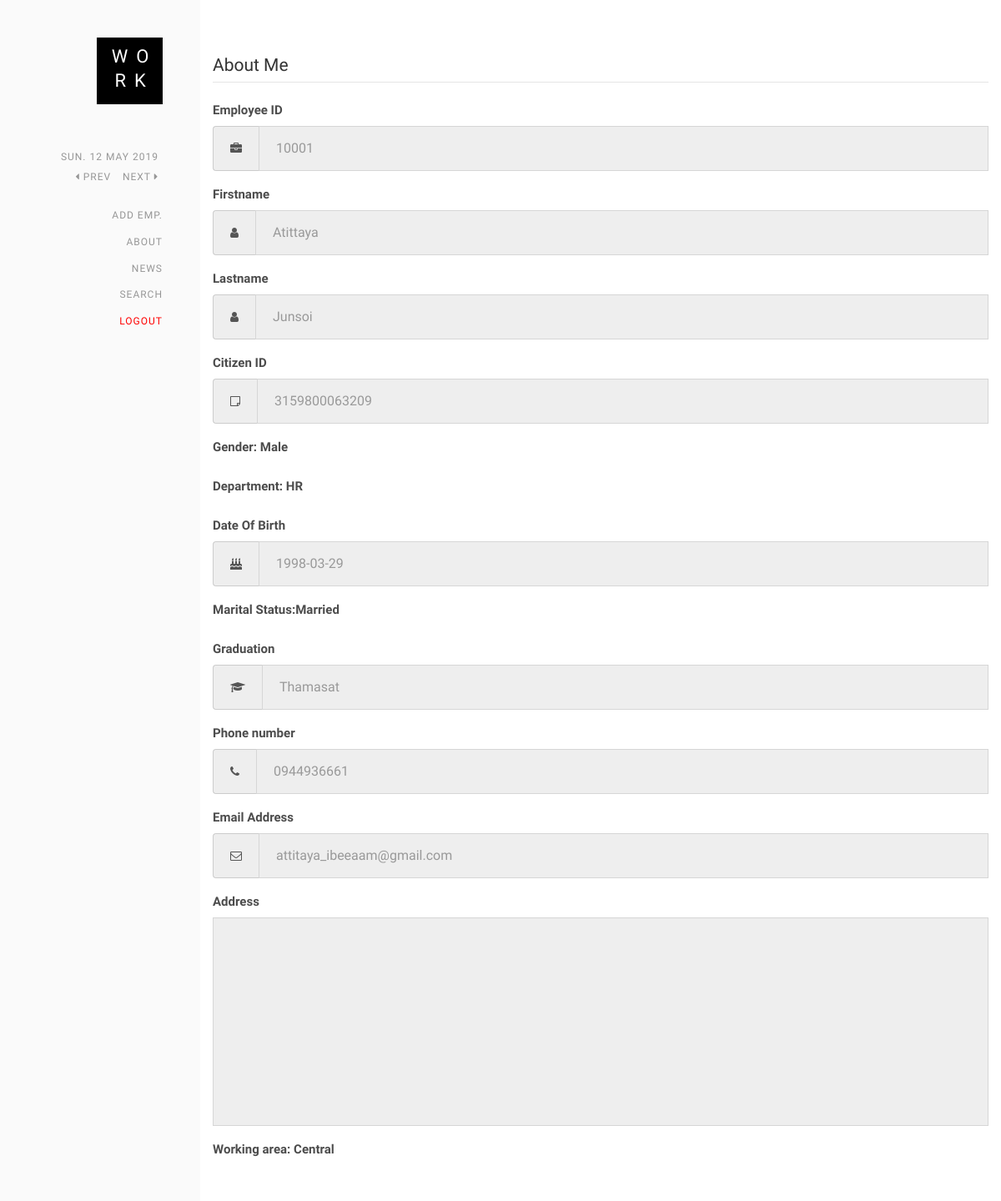
The app's page /about_hr.php (signed in), older data.
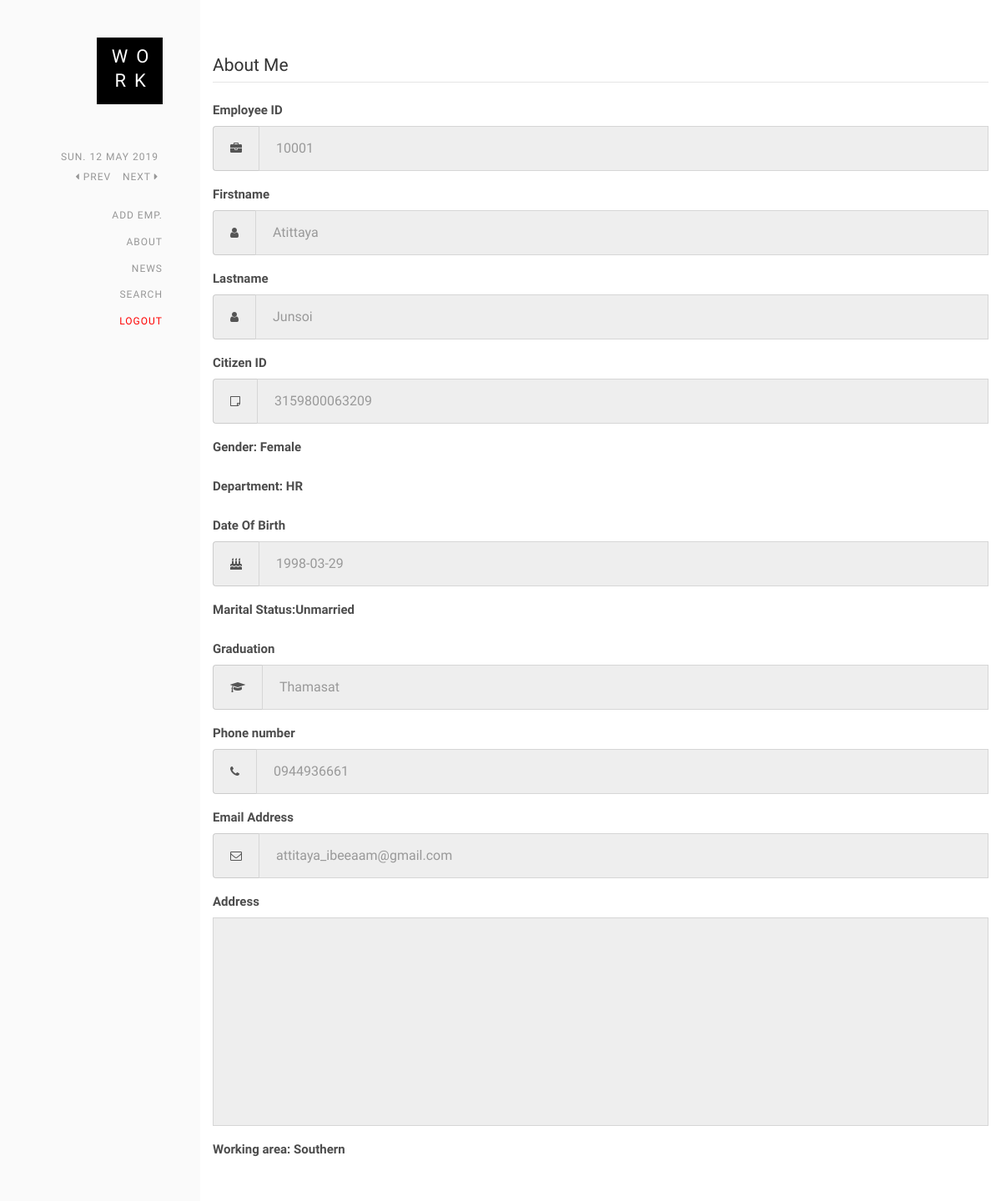
The same page, newer data.
### tables this page shows
CREATE TABLE `employee` (
  `emp_id` varchar(50) NOT NULL,
  `citizenID` varchar(50) NOT NULL,
  `email` varchar(100) NOT NULL,
  `graduate` varchar(100) NOT NULL,
  `firstname` varchar(50) NOT NULL,
  `lastname` varchar(50) NOT NULL,
  `birthday` date NOT NULL,
  `gender` varchar(10) NOT NULL,
  `address` varchar(200) NOT NULL,
  `phonenumber` varchar(20) NOT NULL,
  `maritalstatus` varchar(45) NOT NULL,
  `workingarea` varchar(45) NOT NULL
);

### about_hr.php (the view, shortened to what this page needs)
<?php
	include 'connect.php';
$empID = $_SESSION["loginHR"];
$sql = "SELECT* FROM employee WHERE emp_id = '$empID'";
$result = mysqli_query($db,$sql);
if($row = mysqli_fetch_assoc($result)){
    $eID = $row['emp_id'];
    $cID = $row['citizenID'];
    $firstname = $row['firstname'];
    $lastname = $row['lastname'];
    $gender = $row['gender'];
    $dob = $row['birthday'];
    $status = $row['maritalstatus'];
    $graduate = $row['graduate'];
    $phone = $row['phonenumber'];
    $email = $row['email'];
    $address = $row['address'];
    $area = $row['workingarea'];
}
?>
<!DOCTYPE HTML>
<html>
<head>
    <link rel='stylesheet prefetch' href='https://cdnjs.cloudflare.com/ajax/libs/font-awesome/4.7.0/css/font-awesome.min.css'>
    <link rel="stylesheet" href="css/bootstrap.css">
    <link rel="stylesheet" href="css/style.css">
</head>
<body>
    <div id="colorlib-page">
        <aside id="colorlib-aside" role="complementary" class="border js-fullheight">
            <h1 id="colorlib-logo"><a href="add_hr.php"><span>Wo</span><span>rk</span></a></h1>
            <nav id="colorlib-main-menu" role="navigation">
				<div class="duration-date">
					<ul class="list-inline">
						<li><p class="dd-dur" id="date"></p></li>
						<li><p id="prev" style="cursor:pointer;"><i class="fa fa-caret-left"></i> prev</p></li>
						<li><p id="next" style="cursor:pointer;">next <i class="fa fa-caret-right"></i></p></li>
					</ul>
				</div>
                <ul>
                    <li style="margin-top:20px;"><a href="add_hr.php">Add Emp.</a></li>
                    <li><a href="about_hr.php">About</a></li>
                    <li><a href="news_hr.php">News</a></li>
                    <li><a href="search_hr.php">Search</a></li>
					<li><a href="logout.php" style="color:red;">Logout</a></li>
                </ul>
            </nav>
        </aside>
        <div id="colorlib-main">
            <div class="colorlib-work">
                <div class="container-fluid">
                    <fieldset>
                        <legend>About Me</legend>
                        <div class="form-group">
                            <label class="col control-label" for="id">Employee ID</label>
                            <div class="col">
                                <div class="input-group">
                                    <div class="input-group-addon">
                                        <i class="fa fa-briefcase"></i>
                                    </div>
                                    <input id="id" name="id" type="text" placeholder="<?php echo $eID;?>" class="form-control input-md" disabled>
                                </div>
                            </div>
                        </div>
                        <div class="form-group">
                            <label class="col control-label" for="Firstname">Firstname</label>
                            <div class="col">
                                <div class="input-group">
                                    <div class="input-group-addon">
                                        <i class="fa fa-user">
                                        </i>
                                    </div>
                                    <input id="Firstname" name="Firstname" type="text" placeholder="<?php echo $firstname;?>" class="form-control input-md" disabled>
                                </div>
                            </div>
                        </div>
                        <div class="form-group">
                            <label class="col control-label" for="Lastname">Lastname</label>
                            <div class="col">
                                <div class="input-group">
                                    <div class="input-group-addon">
                                        <i class="fa fa-user">
                                        </i>
                                    </div>
                                    <input id="Lastname" name="Lastname" type="text" placeholder="<?php echo $lastname;?>" class="form-control input-md" disabled>
                                </div>
                            </div>
                        </div>
                        <div class="form-group">
                            <label class="col control-label" for="Citizen">Citizen ID</label>
                            <div class="col">
                                <div class="input-group">
                                    <div class="input-group-addon">
                                        <i class="fa fa-sticky-note-o"></i>
                                    </div>
                                    <input id="Citizen" name="Citizen" type="text" placeholder="<?php echo $cID;?>"  class="form-control input-md" disabled>
                                </div>
                            </div>
                        </div>
                        <div class="form-group">
                            <label class="col control-label" for="Gender">Gender: <?php echo $gender;?></label>
                        </div>
                        <div class="form-group">
                            <label class="col control-label" for="dep">Department: HR</label>
                        </div>
                        <div class="form-group">
                            <label class="col control-label" for="Date Of Birth">Date Of Birth</label>
                            <div class="col">
                                <div class="input-group">
                                    <div class="input-group-addon">
                                        <i class="fa fa-birthday-cake"></i>
                                    </div>
                                    <input id="Date Of Birth" name="Date Of Birth" type="text" placeholder="<?php echo $dob;?>" class="form-control input-md" disabled>
                                </div>
                            </div>
                        </div>
                        <div class="form-group">
                            <label class="col control-label" for="radios">Marital Status:<?php echo $status;?></label>
                        </div>
                        <div class="form-group">
                            <label class="col control-label" for="Skills">Graduation</label>
                            <div class="col">
                                <div class="input-group">
                                    <div class="input-group-addon">
                                        <i class="fa fa-graduation-cap"></i>
                                    </div>
                                    <input id="grad" name="grad" type="text" placeholder="<?php echo $graduate;?>" class="form-control input-md" disabled>
                                </div>
                            </div>
                        </div>
                        <div class="form-group">
                            <label class="col control-label" for="Phone number ">Phone number </label>
                            <div class="col">
                                <div class="input-group">
                                    <div class="input-group-addon">
                                        <i class="fa fa-phone"></i>
                                    </div>
                                    <input id="Phone number " name="Phone number " type="text" placeholder="<?php echo $phone;?>" class="form-control input-md" disabled>
                                </div>
                            </div>
                        </div>
                        <div class="form-group">
                            <label class="col control-label" for="Email Address">Email Address</label>
                            <div class="col">
                                <div class="input-group">
                                    <div class="input-group-addon">
                                        <i class="fa fa-envelope-o"></i>
                                    </div>
                                    <input id="Email Address" name="Email Address" type="text" placeholder="<?php echo $email;?>" class="form-control input-md" disabled>
                                </div>
                            </div>
                        </div>
                        <div class="form-group">
                            <label class="col control-label" for="Address">Address</label>
                            <div class="col">
                                <textarea class="form-control" rows="10" id="Address" name="Address" disabled><?php echo $address;?></textarea>
                            </div>
                        </div>
                        <div class="form-group">
                            <label class="col control-label" for="area">Working area: <?php echo $area;?></label>
                        </div>
                    </fieldset>
                </div>
            </div>
        </div>
    </div>
</body>
</html>

### css/style.css (style rules this page uses)
body { font-family: "Quicksand", Arial, sans-serif; font-weight: 200; font-size: 15px; line-height: 1.8; color: rgba(0, 0, 0, 0.7); }
a { color: #69C; text-decoration: none; }
h1 { font-family: "Quicksand", Arial, sans-serif; font-weight: 400; margin: 0 0 30px 0; font: 1.7em; line-height: 110%; color: #000; }
p { margin-bottom: 1.5em; margin: 0 0 20px; }
input { outline: none; }
textarea { resize: none; }
#colorlib-page { width: 100%; overflow: hidden; position: relative; }
#colorlib-aside { padding-top: 3em; padding-bottom: 40px; padding-left: 3em; padding-right: 3em; width: 20%; position: fixed; bottom: 0; top: 0; left: 0; z-index: 1001; background: #fafafa; transition: 0.5s; }
#colorlib-aside #colorlib-logo { text-align: right; font-weight: 400; font-size: 22px; text-transform: uppercase; margin-bottom: 2.5em; display: block; width: 100%; }
#colorlib-aside #colorlib-logo a { display: inline-block; text-align: center; background: #000; padding: .5em .8em; color: #fff; letter-spacing: 10px; padding-right: .3em; }
#colorlib-aside #colorlib-logo a span { display: block; margin-bottom: 5px; text-align: center; }
#colorlib-aside #colorlib-main-menu ul { text-align: right; margin: 0; padding: 0; }
#colorlib-aside #colorlib-main-menu ul li { margin: 0 0 10px 0; padding: 0; list-style: none; font-size: 12px; font-weight: 500; text-transform: uppercase; letter-spacing: 1px; }
#colorlib-aside #colorlib-main-menu ul li a { color: rgba(0, 0, 0, 0.4); text-decoration: none; position: relative; padding: 10px 0; font-family: "Quicksand", Arial, sans-serif; transition: 0.3s; }
#colorlib-aside #colorlib-main-menu ul li a:after { content: ""; position: absolute; height: 1px; bottom: 7px; left: 0; right: 0; background-color: #000; visibility: hidden; transform: scaleX(0); transition: all 0.3s cubic-bezier(0.175, 0.885, 0.32, 1.275); }
#colorlib-main { width: 80%; float: right; transition: 0.5s; }
.colorlib-work { padding-top: 4em; padding-bottom: 9em; clear: both; width: 100%; display: block; }
.form-control { appearance: none; box-shadow: none; background: transparent; border: 1px solid rgba(0, 0, 0, 0.1); height: 54px; font-size: 16px; font-weight: 400; border-radius: 0; }
.duration-date { line-height: 1; text-align: center; display: inline-block; color: rgba(0, 0, 0, 0.4); }
.duration-date p { margin: 0px; padding-left: 5px; padding-right: 5px; }

Row changes from the older to the newer data that the page shows:
changed employee "Atittaya": gender "Male" → "Female"; maritalstatus "Married" → "Unmarried"; workingarea "Central" → "Southern"
